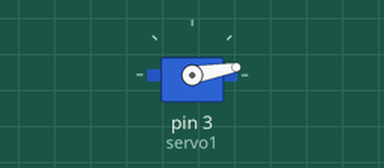
Recording of a sketch running on a simulated Arduino Uno, built with avr-gcc and run on an emulated ATmega328P. On the bench: servo.

Above: at 0.05 s.
At 2.25 s:
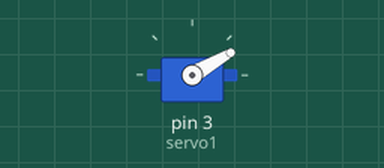
At 4.5 s:
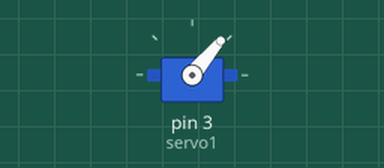
At 9.0 s:
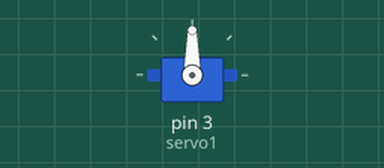
Timing chart, 0 to 11.7 s (numbered marks = the images above):
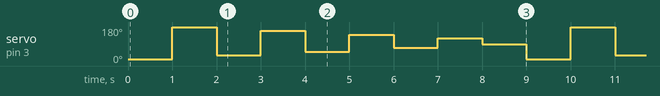

The sketch:

Exemplo_Controle_de_1_Servo_Motor.ino
```cpp
// Controle de 1 servo

#include <Servo.h>

Servo servo1;

void setup()
{
servo1.attach(3);
}

void loop()
{
  servo1.write(10);
  delay (1000);
    servo1.write(180);
  delay (1000);
    servo1.write(30);
  delay (1000);
    servo1.write(160);
  delay (1000);
    servo1.write(50);
  delay (1000);
    servo1.write(140);
  delay (1000);
    servo1.write(70);
  delay (1000);
    servo1.write(120);
  delay (1000);
    servo1.write(90);
  delay (1000);
}
```

Measured:
- by itself, servo on pin 3 (servo1): repeats every 9.0 s: 30° 1.0 s, 160° 1.0 s, 50° 1.0 s, 140° 1.0 s, 70° 1.0 s, 120° 1.0 s, 90° 1.0 s, 10° 1.0 s, 180° 1.0 s
